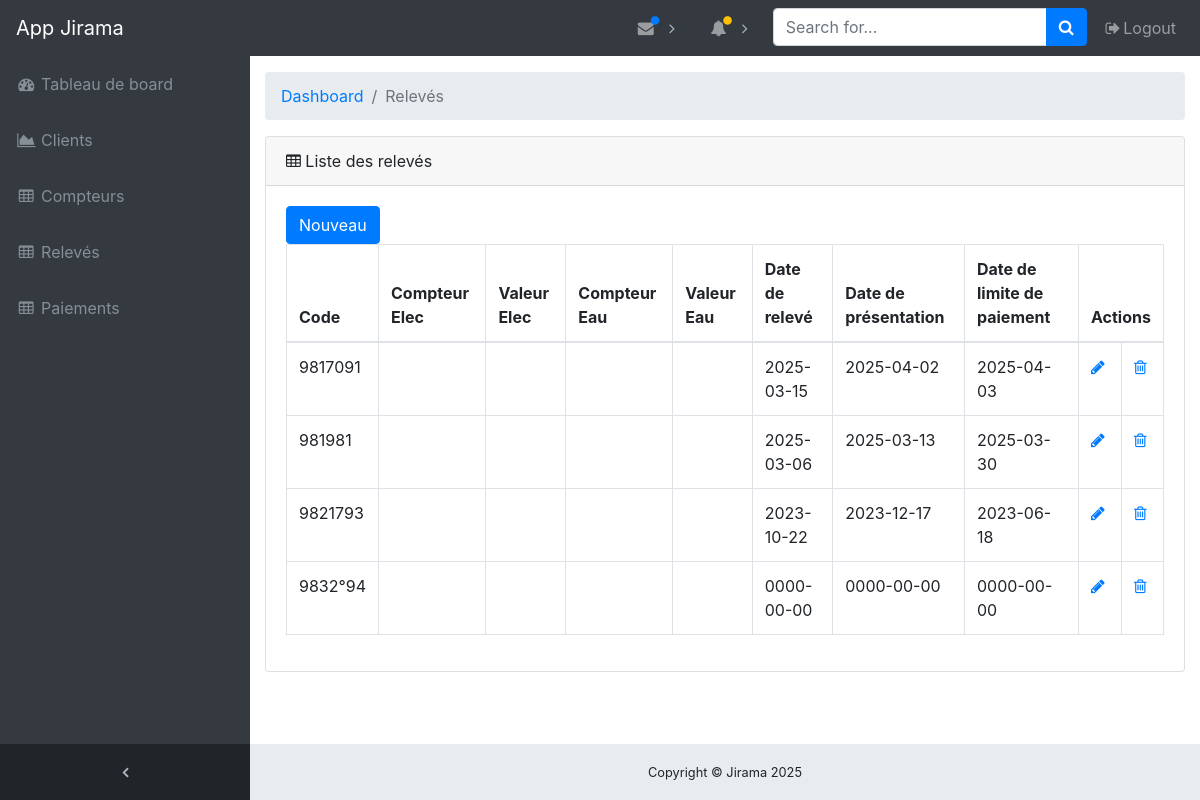
The app's page /releves.php (signed in), older data.
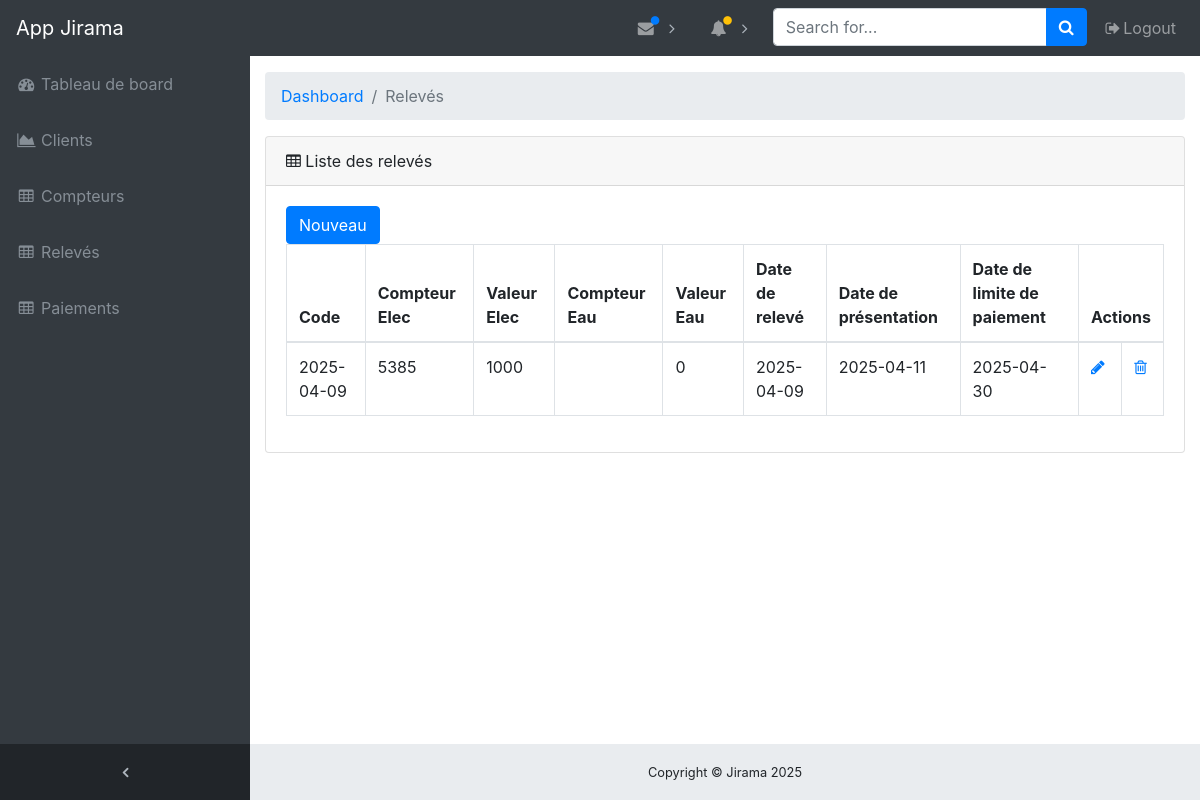
The same page, newer data.
### tables this page shows
CREATE TABLE `releve` (
  `CodeReleve` varchar(10) NOT NULL,
  `CompteurElec` varchar(10) NOT NULL,
  `ValeurElec` int(4) NOT NULL,
  `CompteurEau` varchar(10) NOT NULL,
  `ValeurEau` int(4) NOT NULL,
  `Date_releve` date NOT NULL,
  `Date_presentation` date DEFAULT NULL,
  `Date_limite_paiement` date DEFAULT NULL
);

### releves.php (the view, shortened to what this page needs)
<?php
    $db = connect_bd();
    $page = isset($_GET['page']) && is_numeric($_GET['page']) ? (int)$_GET['page'] : 1;
    $records_per_page = 5;
    $stmt = $db->prepare('SELECT * FROM releve ORDER BY CodeReleve LIMIT :current_page, :record_per_page');
    $stmt->bindValue(':current_page', ($page-1)*$records_per_page, PDO::PARAM_INT);
    $stmt->bindValue(':record_per_page', $records_per_page, PDO::PARAM_INT);
    $stmt->execute();
    $releves = $stmt->fetchAll(PDO::FETCH_ASSOC);
?>
<?php include('includes/header.php'); ?>
<div class="content-wrapper">
    <div class="container-fluid">
        <ol class="breadcrumb">
            <li class="breadcrumb-item">
            <a href="#">Dashboard</a>
            </li>
            <li class="breadcrumb-item active">Relevés</li>
        </ol>
        <div class="card mb-3">
            <div class="card-header">
                <i class="fa fa-table"></i> Liste des relevés
            </div>
            <div class="card-body">
                <a href="add_releve.php" class="btn btn-primary"> Nouveau</a>
                <div class="table-responsive">
                    <table class="table table-bordered" id="dataTable" width="100%" cellspacing="0">
                        <thead>
                            <tr>
                                <th>Code</th>
                                <th>Compteur Elec</th>
                                <th>Valeur Elec </th>
                                <th>Compteur Eau</th>
                                <th>Valeur Eau</th>
                                <th>Date de relevé</th>
                                <th>Date de présentation</th>
                                <th>Date de limite de paiement</th>
                                <th colspan="2">Actions</th>
                            </tr>
                        </thead>
                        <tbody>
                        <?php if($releves):
                            foreach($releves as $releve): ?>
                            <tr>
                                <td><?=$releve['CodeReleve'];?></td>
                                <td><?=$releve['CompteurElec'];?></td>
                                <td><?=$releve['ValeurElec'];?></td>
                                <td><?=$releve['CompteurEau'];?></td>
                                <td><?=$releve['ValeurEau'];?></td>
                                <td><?=$releve['Date_releve'];?></td>
                                <td><?=$releve['Date_presentation'];?></td>
                                <td><?=$releve['Date_limite_paiement'];?></td>
                                <td><a href="edit_releve.php?code=<?=$releve['CodeReleve'];?>"><i class="fa fa-pencil"></i></a></td>
                                <td><a href="delete_releve.php?code=<?=$releve['CodeReleve'];?>"><i class="fa fa-trash-o"></i></a></td>
                            </tr>
                            <?php endforeach; else: ?>
                            <tr><td colspan="8" style="text-align:center;">Pas de données à afficher</td></tr>
                        <?php endif; ?>
                        </tbody>
                    </table>
                </div>
            </div>
        </div>
    </div>
</div>
<?php include('includes/footer.php'); ?>

### includes/header.php (shortened to what this page needs)
<!DOCTYPE html>
<html lang="en">
<head>
  <link href="vendor/bootstrap/css/bootstrap.min.css" rel="stylesheet">
  <link href="vendor/font-awesome/css/font-awesome.min.css" rel="stylesheet" type="text/css">
  <link href="vendor/datatables/dataTables.bootstrap4.css" rel="stylesheet">
  <link href="css/sb-admin.css" rel="stylesheet">
</head>
<body class="fixed-nav sticky-footer bg-dark" id="page-top">
  <nav class="navbar navbar-expand-lg navbar-dark bg-dark fixed-top" id="mainNav">
    <a class="navbar-brand" href="index.html">App Jirama</a>
    <div class="collapse navbar-collapse" id="navbarResponsive">
      <ul class="navbar-nav navbar-sidenav" id="exampleAccordion">
        <li class="nav-item" data-toggle="tooltip" data-placement="right" title="Dashboard">
          <a class="nav-link" href="dashboard.php">
            <i class="fa fa-fw fa-dashboard"></i>
            <span class="nav-link-text">Tableau de board</span>
          </a>
        </li>
        <li class="nav-item" data-toggle="tooltip" data-placement="right" title="Charts">
          <a class="nav-link" href="clients.php">
            <i class="fa fa-fw fa-area-chart"></i>
            <span class="nav-link-text">Clients</span>
          </a>
        </li>
        <li class="nav-item" data-toggle="tooltip" data-placement="right" title="Tables">
          <a class="nav-link" href="compteurs.php">
            <i class="fa fa-fw fa-table"></i>
            <span class="nav-link-text">Compteurs</span>
          </a>
        </li>
        <li class="nav-item" data-toggle="tooltip" data-placement="right" title="Tables">
          <a class="nav-link" href="releves.php">
            <i class="fa fa-fw fa-table"></i>
            <span class="nav-link-text">Relevés</span>
          </a>
        </li>
        <li class="nav-item" data-toggle="tooltip" data-placement="right" title="Tables">
          <a class="nav-link" href="paiements.php">
            <i class="fa fa-fw fa-table"></i>
            <span class="nav-link-text">Paiements</span>
          </a>
        </li>
      </ul>
      <ul class="navbar-nav sidenav-toggler">
        <li class="nav-item">
          <a class="nav-link text-center" id="sidenavToggler">
            <i class="fa fa-fw fa-angle-left"></i>
          </a>
        </li>
      </ul>
      <ul class="navbar-nav ml-auto">
        <li class="nav-item dropdown">
          <a class="nav-link dropdown-toggle mr-lg-2" id="messagesDropdown" href="#" data-toggle="dropdown" aria-haspopup="true" aria-expanded="false">
            <i class="fa fa-fw fa-envelope"></i>
            <span class="indicator text-primary d-none d-lg-block">
              <i class="fa fa-fw fa-circle"></i>
            </span>
          </a>
        </li>
        <li class="nav-item dropdown">
          <a class="nav-link dropdown-toggle mr-lg-2" id="alertsDropdown" href="#" data-toggle="dropdown" aria-haspopup="true" aria-expanded="false">
            <i class="fa fa-fw fa-bell"></i>
            <span class="indicator text-warning d-none d-lg-block">
              <i class="fa fa-fw fa-circle"></i>
            </span>
          </a>
        </li>
        <li class="nav-item">
          <form class="form-inline my-2 my-lg-0 mr-lg-2">
            <div class="input-group">
              <input class="form-control" type="text" placeholder="Search for...">
              <span class="input-group-append">
                <button class="btn btn-primary" type="button">
                  <i class="fa fa-search"></i>
                </button>
              </span>
            </div>
          </form>
        </li>
        <li class="nav-item">
          <a class="nav-link" data-toggle="modal" data-target="#exampleModal">
            <i class="fa fa-fw fa-sign-out"></i>Logout</a>
        </li>
      </ul>
    </div>
  </nav>

### includes/footer.php (shortened to what this page needs)
<footer class="sticky-footer">
      <div class="container">
        <div class="text-center">
          <small>Copyright © Jirama 2025</small>
        </div>
      </div>
    </footer>
</body>
</html>

### css/sb-admin.css (style rules this page uses)
html { position: relative; min-height: 100%; }
body { overflow-x: hidden; }
body.sticky-footer { margin-bottom: 56px; }
body.sticky-footer .content-wrapper { min-height: calc(100vh - 56px - 56px); }
body.fixed-nav { padding-top: 56px; }
.content-wrapper { min-height: calc(100vh - 56px); padding-top: 1rem; }
#mainNav .navbar-collapse { overflow: auto; max-height: 75vh; }
#mainNav .navbar-collapse .navbar-nav .nav-item .nav-link { cursor: pointer; }
#mainNav .navbar-collapse .sidenav-toggler { display: none; }
#mainNav .navbar-collapse .navbar-nav > .nav-item.dropdown > .nav-link { position: relative; min-width: 45px; }
#mainNav .navbar-collapse .navbar-nav > .nav-item.dropdown > .nav-link:after { float: right; width: auto; content: '\f105'; border: none; font-family: 'FontAwesome'; }
#mainNav .navbar-collapse .navbar-nav > .nav-item.dropdown > .nav-link .indicator { position: absolute; top: 5px; left: 21px; font-size: 10px; }
@media (min-width: 992px) { #mainNav .navbar-brand { width: 250px; } }
@media (min-width: 992px) { #mainNav .navbar-collapse { overflow: visible; max-height: none; } }
@media (min-width: 992px) { #mainNav .navbar-collapse .navbar-sidenav { position: absolute; top: 0; left: 0; -webkit-flex-direction: column; -ms-flex-direction: column; flex-direction: column; margin-top: 56px; } }
@media (min-width: 992px) { #mainNav .navbar-collapse .navbar-sidenav > .nav-item { width: 250px; padding: 0; } }
@media (min-width: 992px) { #mainNav .navbar-collapse .navbar-sidenav > .nav-item > .nav-link { padding: 1em; } }
@media (min-width: 992px) { #mainNav .navbar-collapse .navbar-nav > .nav-item.dropdown > .nav-link { min-width: 0; } }
@media (min-width: 992px) { #mainNav .navbar-collapse .navbar-nav > .nav-item.dropdown > .nav-link:after { width: 24px; text-align: center; } }
#mainNav.fixed-top .sidenav-toggler { display: none; }
@media (min-width: 992px) { #mainNav.fixed-top .navbar-sidenav { height: calc(100vh - 112px); } }
@media (min-width: 992px) { #mainNav.fixed-top .sidenav-toggler { position: absolute; top: 0; left: 0; display: flex; -webkit-flex-direction: column; -ms-flex-direction: column; flex-direction: column; margin-top: calc(100vh - 56px); } }
@media (min-width: 992px) { #mainNav.fixed-top .sidenav-toggler > .nav-item { width: 250px; padding: 0; } }
@media (min-width: 992px) { #mainNav.fixed-top .sidenav-toggler > .nav-item > .nav-link { padding: 1em; } }
#mainNav.fixed-top.navbar-dark .sidenav-toggler { background-color: #212529; }
#mainNav.fixed-top.navbar-dark .sidenav-toggler a i { color: #adb5bd; }
.content-wrapper { overflow-x: hidden; background: white; }
@media (min-width: 992px) { .content-wrapper { margin-left: 250px; } }
#sidenavToggler i { font-weight: 800; }
#mainNav.navbar-dark .navbar-collapse .navbar-sidenav > .nav-item > .nav-link { color: #868e96; }
#mainNav.navbar-dark .navbar-collapse .navbar-nav > .nav-item.dropdown > .nav-link:after { color: #adb5bd; }
@media (min-width: 992px) { #mainNav.navbar-dark .navbar-collapse .navbar-sidenav { background: #343a40; } }
footer.sticky-footer { position: absolute; right: 0; bottom: 0; width: 100%; height: 56px; background-color: #e9ecef; line-height: 55px; }
@media (min-width: 992px) { footer.sticky-footer { width: calc(100% - 250px); } }

Row changes from the older to the newer data that the page shows:
removed releve: CodeReleve "9817091", Date_releve "2025-03-15", Date_presentation "2025-04-02", Date_limite_paiement "2025-04-03"
removed releve: CodeReleve "981981", Date_releve "2025-03-06", Date_presentation "2025-03-13", Date_limite_paiement "2025-03-30"
removed releve: CodeReleve "9821793", Date_releve "2023-10-22", Date_presentation "2023-12-17", Date_limite_paiement "2023-06-18"
removed releve: CodeReleve "9832°94", Date_releve "0000-00-00", Date_presentation "0000-00-00", Date_limite_paiement "0000-00-00"
added releve: CodeReleve "2025-04-09", CompteurElec "5385", ValeurElec "1000", ValeurEau "0", Date_releve "2025-04-09", Date_presentation "2025-04-11", Date_limite_paiement "2025-04-30"
